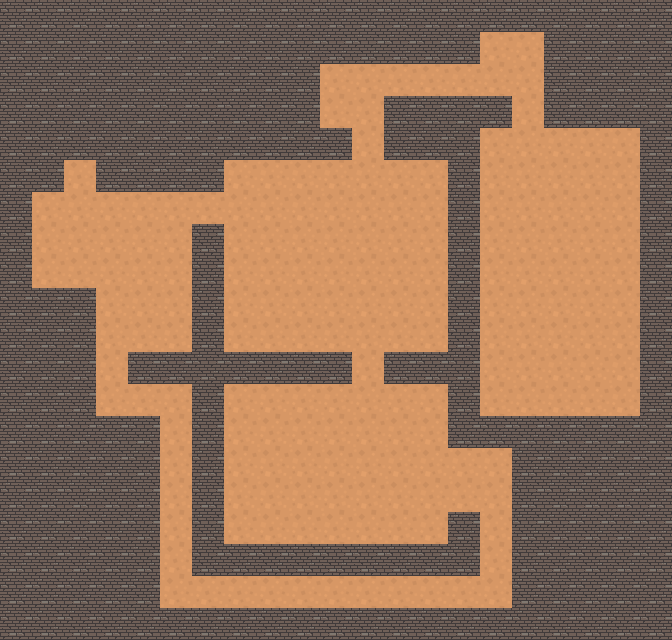

A 2D game scene composited from a Tiled map and its tileset images. What follows is a short description and the map's XML, with every tile layer's data as written:
An orthogonal 21x20 tile map with 32x32 px tiles, 1 tile layer (Прошарок плиток 1), 2 tilesets.

<map version="1.10" tiledversion="1.10.2" orientation="orthogonal" renderorder="left-up" width="21" height="20" tilewidth="32" tileheight="32" infinite="0" nextlayerid="2" nextobjectid="1">
 <tileset firstgid="1" source="Підлога.tsx" />
 <tileset firstgid="3" source="Підлога.tsx" />
 <layer id="1" name="Прошарок плиток 1" width="21" height="20">
  <data encoding="csv">
2,2,2,2,2,2,2,2,2,2,2,2,2,2,2,2,2,2,2,2,2,
2,4,4,4,4,4,4,4,4,4,4,4,4,4,4,1,1,4,4,4,2,
2,4,4,4,4,4,4,4,4,4,1,1,1,1,1,1,3,4,4,4,2,
2,4,4,4,4,4,4,4,4,4,1,1,4,4,4,4,3,4,4,4,2,
2,4,4,4,4,4,4,4,4,4,4,3,4,4,4,3,3,3,3,3,2,
2,4,3,4,4,4,4,3,3,3,3,3,3,3,4,3,3,3,3,3,2,
2,3,3,3,3,3,3,1,1,1,1,1,1,3,4,3,3,3,3,3,2,
2,1,1,1,1,1,4,1,1,1,1,1,1,3,4,3,3,1,1,3,2,
2,1,1,1,1,1,4,1,1,1,1,1,3,3,4,3,1,1,1,1,2,
4,4,4,1,1,1,4,1,1,1,1,1,3,3,4,3,1,1,1,1,2,
4,4,4,1,1,1,4,1,1,1,1,1,1,3,4,3,1,1,1,1,2,
2,4,4,1,4,4,4,4,4,4,4,3,4,4,4,1,1,1,1,1,2,
2,4,4,1,3,3,4,3,3,3,3,3,3,3,4,1,1,1,1,1,2,
4,4,4,4,4,1,4,1,1,1,1,1,3,3,4,4,4,4,4,4,2,
2,4,4,4,4,1,4,1,1,1,1,1,1,3,3,3,4,4,4,4,2,
2,4,4,4,4,1,4,3,1,1,1,1,1,1,1,1,4,4,4,4,2,
2,4,4,4,4,1,4,3,1,3,3,3,3,3,4,1,4,4,4,4,2,
2,4,4,4,4,1,4,4,4,4,4,4,4,4,4,1,4,4,4,4,2,
2,4,4,4,4,1,1,1,1,1,1,1,1,1,1,1,4,4,4,4,4,
2,2,2,2,2,2,2,2,2,2,2,2,2,2,2,2,2,2,2,2,2
</data>
 </layer>
</map>
